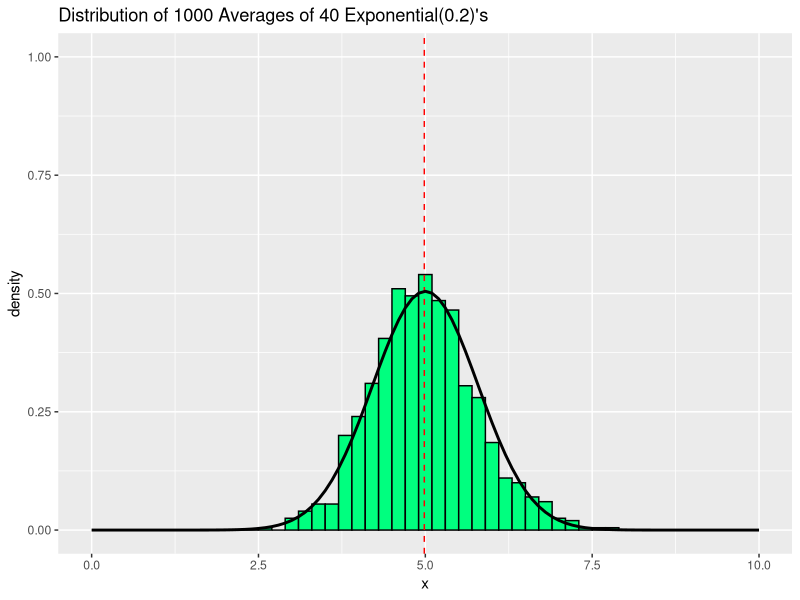
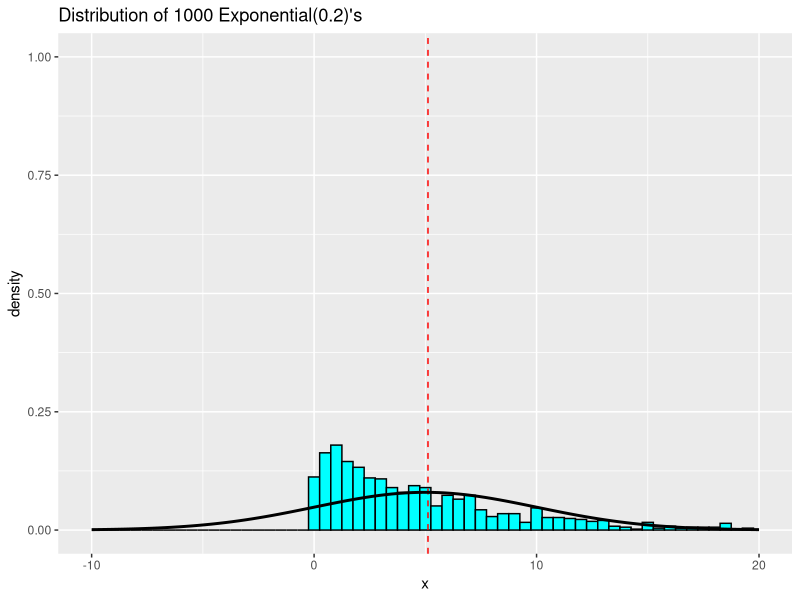

Reproduce these figures in R, in order.
## ---- chunk 1
# Code modified from the instructor's Rmd lecture file on topic 07: Asymptopia
library(ggplot2)
lambda <- 0.2  # pamaeter in exponential random variables
nosim <- 1000  # number of simulations
size <- 40    # sample size

# Put the rexp values in a matrix of nosim (1000) rows and size (40 or 1) columns.
# Then, take the mean over each row.
dat_avg <- data.frame(x = apply(matrix(rexp(size * nosim, lambda), nosim), 1, mean))
dat_one <- data.frame(x = apply(matrix(rexp( 1 * nosim, lambda), nosim), 1, mean))

# Plot for size = 40 and its approximated normal distribution
ggplot(dat_avg, aes(x)) + geom_histogram(binwidth = 0.2, color = "black",
    fill = "springgreen", aes(y = ..density..)) +
    geom_vline(xintercept = mean(dat_avg$x), color = "red", linetype = "dashed") +
    stat_function(fun = dnorm, size = 1, color = "black",
        args = list(mean = 1 / lambda, sd = 1 / (lambda * sqrt(size)))) +
    xlim(0, 10) + ylim(0, 1) +
    labs(title = paste("Distribution of ", nosim, " Averages of ", size,
        " Exponential(", lambda, ")'s", sep = ""))
## ---- chunk 2
c(mean(dat_avg$x), var(dat_avg$x))
## ---- chunk 3
c(1 / lambda, 1 / (lambda ^ 2 * size))
## ---- chunk 4
# Plot for size = 1 and its approximated normal distribution
ggplot(dat_one, aes(x)) + geom_histogram(binwidth = 0.5, color = "black",
    fill = "cyan", aes(y = ..density..)) +
    geom_vline(xintercept = mean(dat_one$x), color = "red", linetype = "dashed") +
    stat_function(fun = dnorm, size = 1, color = "black",
        args = list(mean = 1 / lambda, sd = 1 / (lambda * sqrt(1)))) + 
    xlim(-10, 20) + ylim(0, 1) +
    labs(title = paste("Distribution of ", nosim,
        " Exponential(", lambda, ")'s", sep = ""))
## ---- chunk 5
c(mean(dat_one$x), var(dat_one$x))
## ---- chunk 6
c(1 / lambda, 1 / (lambda ^ 2 * 1))
